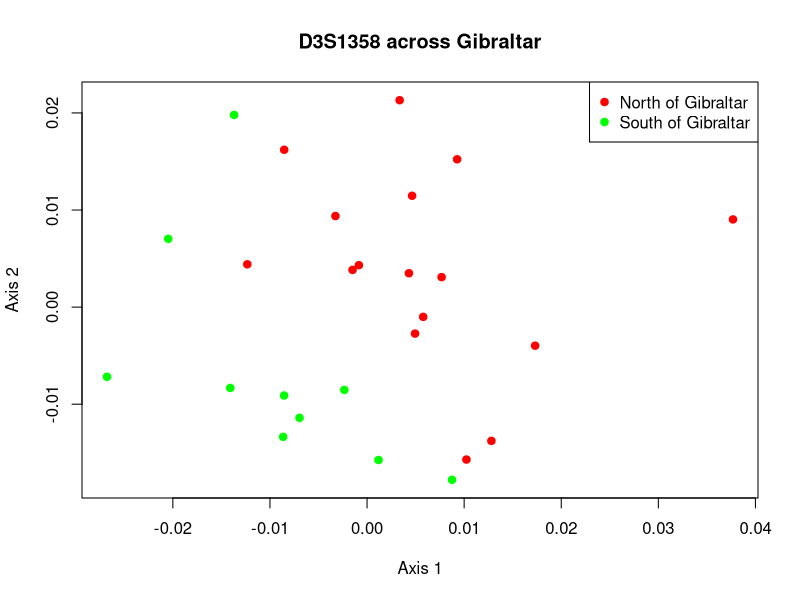

R code for this plot:

# read input into R data frame
reynolds_frame <- read.table(file="locus_D3S1358.mat",fill=TRUE,header=TRUE)

# make distance matrix and change into R dist object 
reynolds_matrix <- as.matrix(reynolds_frame)
reynolds_dist <- as.dist(reynolds_matrix)

# define colors to identify regions
region_colors <- rep("green",times=nrow(reynolds_frame))
region_colors[grep("Spain",colnames(reynolds_frame))] <- "red"

# required R library for this MDS
require(vegan)

# run the MDS
D3S1358_MDS <- metaMDS(reynolds_dist)

# open PNG device to output graphic in PNG format
png(file="D3S1358_MDS_plot.png")

# create the plot
plot(D3S1358_MDS,type="n",xlab="Axis 1", ylab="Axis 2", main="D3S1358 across Gibraltar")

# add the points
points(D3S1358_MDS,pch=19,col=region_colors)

# add a legend
legend("topright", legend=c("North of Gibraltar", "South of Gibraltar"), pch=19, col=c("red", "green"))

# close the PNG device
dev.off()
